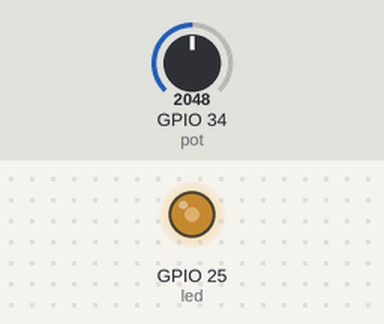
A sketch run on a simulated ESP32. Parts: output pins drawn as LEDs (lit = HIGH). The inputs (shaded band) are chosen by the test bench; at power-on: GPIO 34 (pot) = 2048.

Above: at 1.2 s.
1.3 s: GPIO 34 (pot) set to 2866
At 2.5 s:
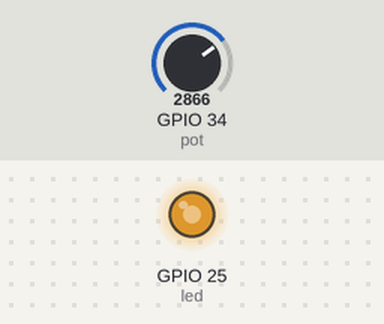
2.8 s: GPIO 34 (pot) set to 3603
At 3.8 s:
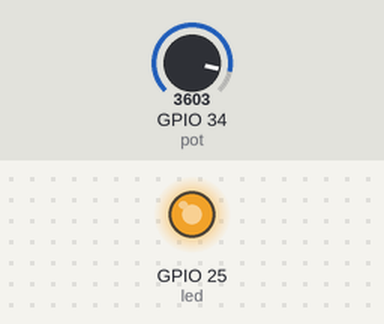
4.3 s: GPIO 34 (pot) set to 491
At 4.9 s:
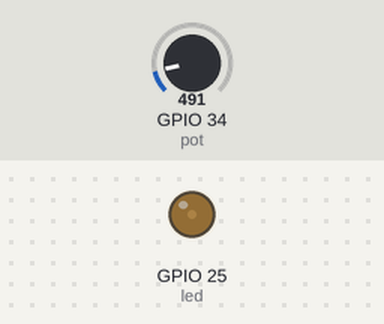
5.8 s: GPIO 34 (pot) set to 0
At 6.1 s:
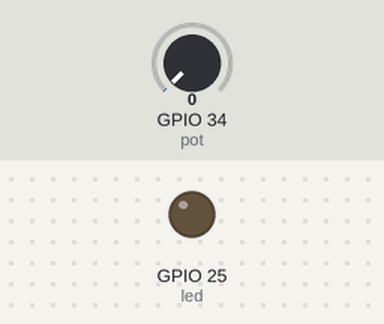
7.3 s: GPIO 34 (pot) set to 2047
At 8.4 s:
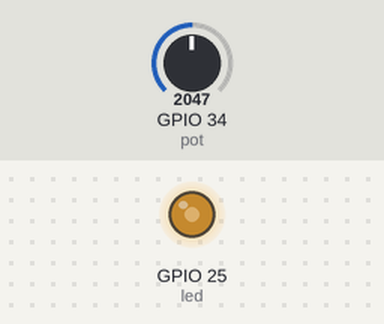
Timing chart, 0 to 9.8 s (numbered marks = the images above; inputs shaded):
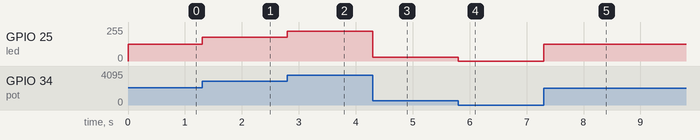

Measured:
- after the input at 1.3 s, GPIO 25 (led): 127/255 → 178/255 at once
- after the input at 2.8 s, GPIO 25 (led): 178/255 → 224/255 at once
- after the input at 4.3 s, GPIO 25 (led): 224/255 → 30/255 at once
- after the input at 5.8 s, GPIO 25 (led): 30/255 → 0/255 at once
- after the input at 7.3 s, GPIO 25 (led): 0/255 → 127/255 at once

The sketch:

project_19_2.ino
```cpp
/*
  keyestudio ESP32 Inventor Learning Kit
   Project 19.2 Dimming Lamp
  http://www.keyestudio.com
*/
int led = 25;		//Define LED to IO25
int pot = 34;		//Define pot to IO34
void setup() {
  // put your setup code here, to run once:
  pinMode(led,OUTPUT);		//Set LED pin to output
}

void loop() {
  // put your main code here, to run repeatedly:
  int value = analogRead(pot);
  int led_val = map(value,0,4095,0,255);  //Convert the range of potentiometer analog value to the range we need
  analogWrite(led,led_val);
}
```
